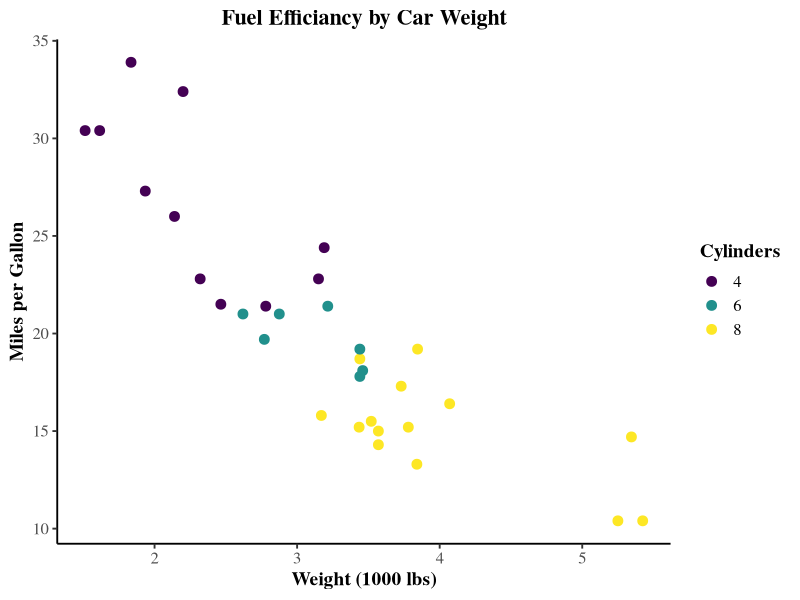

The R source for this figure:
# Styling plots for publications

library(ggplot2)
# install.packages("ggthemes")
library(ggthemes)
# install.packages("viridis")
library(viridis)

# Sample data loading
df = mtcars
df$cyl = as.factor(df$cyl)

# Styling plot
p = ggplot(df, aes(x = wt, y = mpg, color = cyl)) +
  geom_point(size = 3) +
  scale_color_viridis_d(name = "Cylinders") + 
  labs(
    title = "Fuel Efficiancy by Car Weight",
    x = "Weight (1000 lbs)",
    y = "Miles per Gallon"
  ) + 
  theme_classic(base_size = 14, base_family = "serif") +
  theme(plot.title = element_text(face = "bold", size = 16, hjust = 0.5),
        axis.title = element_text(face = "bold", size = 14),
        axis.text = element_text(size = 12),
        legend.position = "right",
        legend.title = element_text(face = "bold"),
        legend.text = element_text(size = 12)
  )

# Save the plot for publication
ggsave("publication_ggplot.png", p, width = 6, height = 4, dpi = 300)